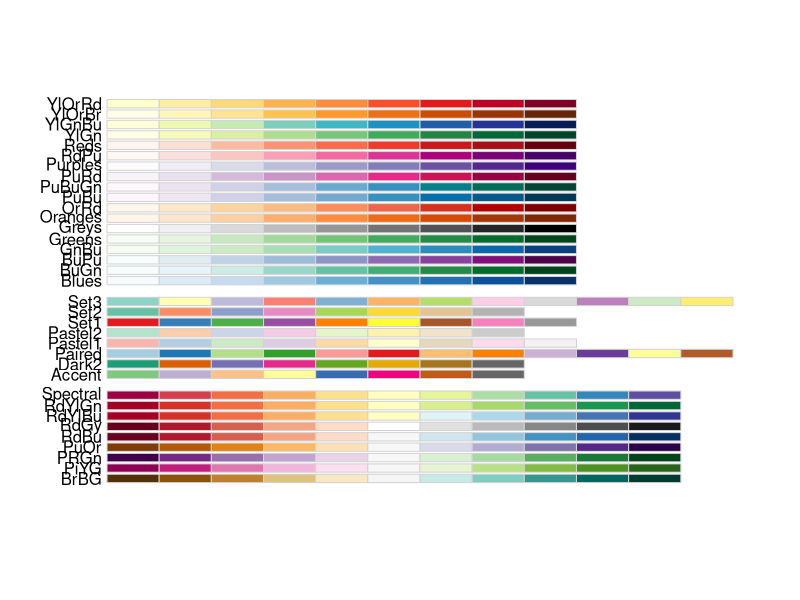
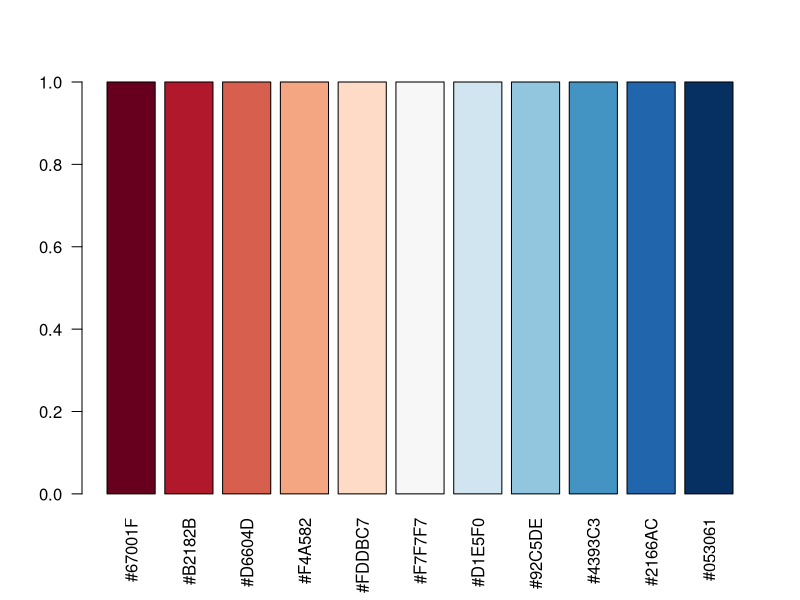
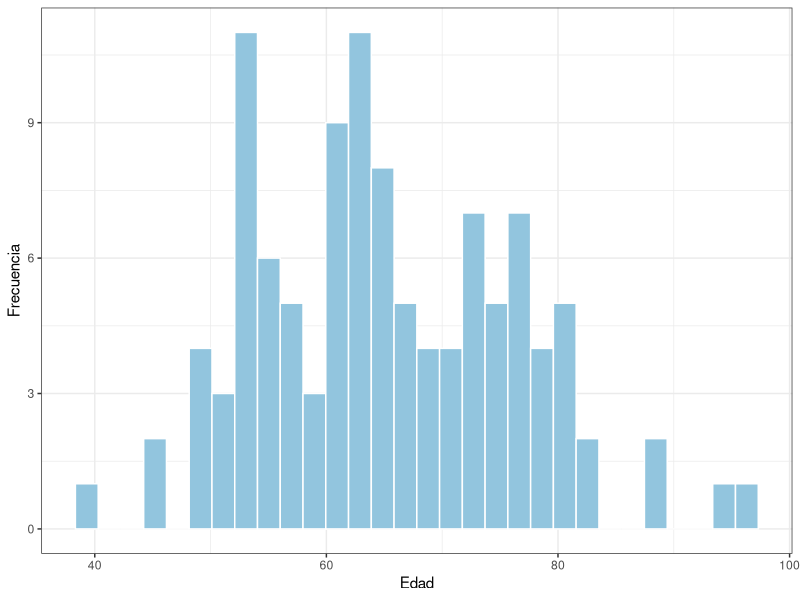
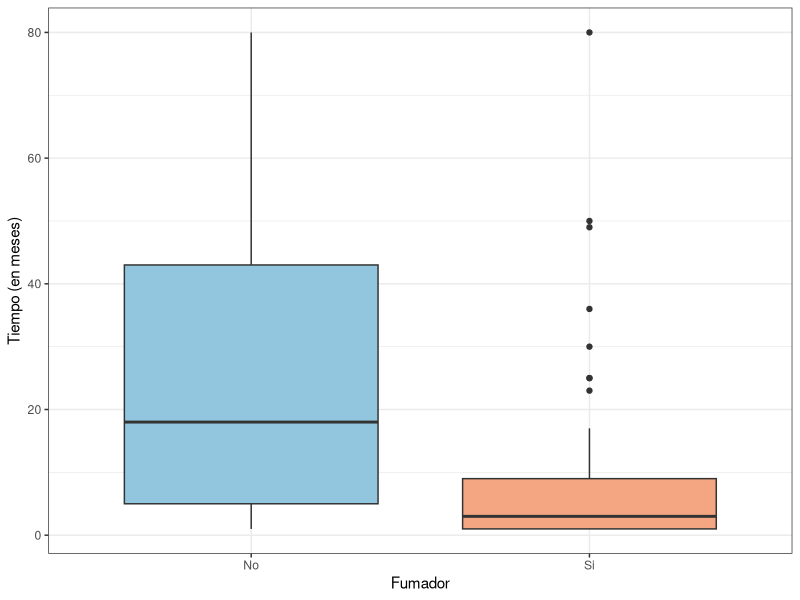
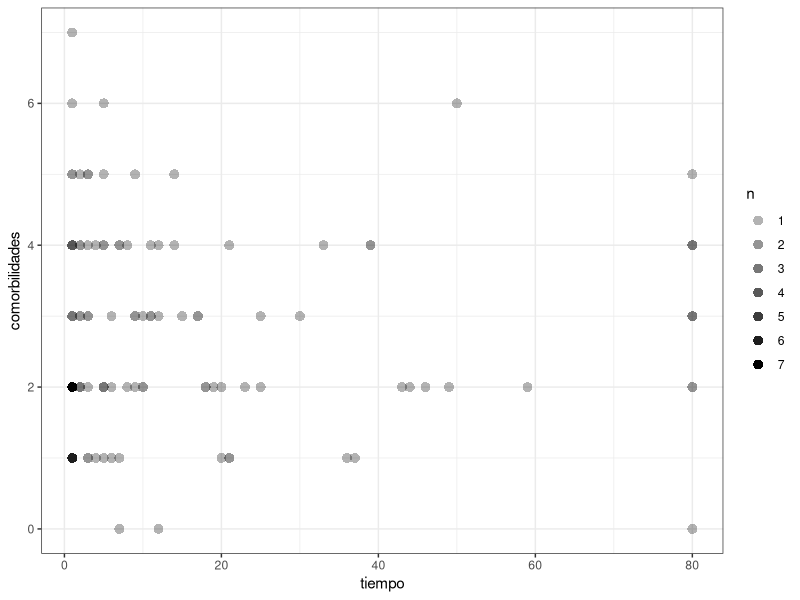
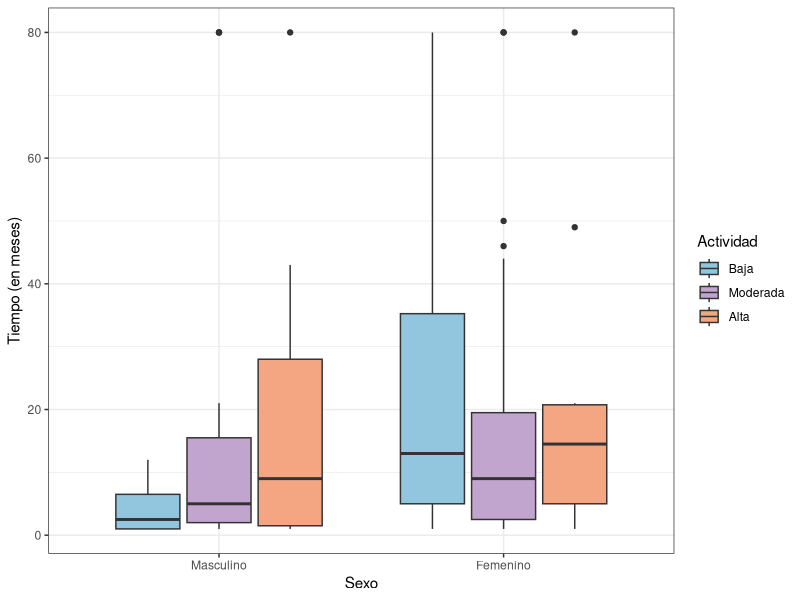
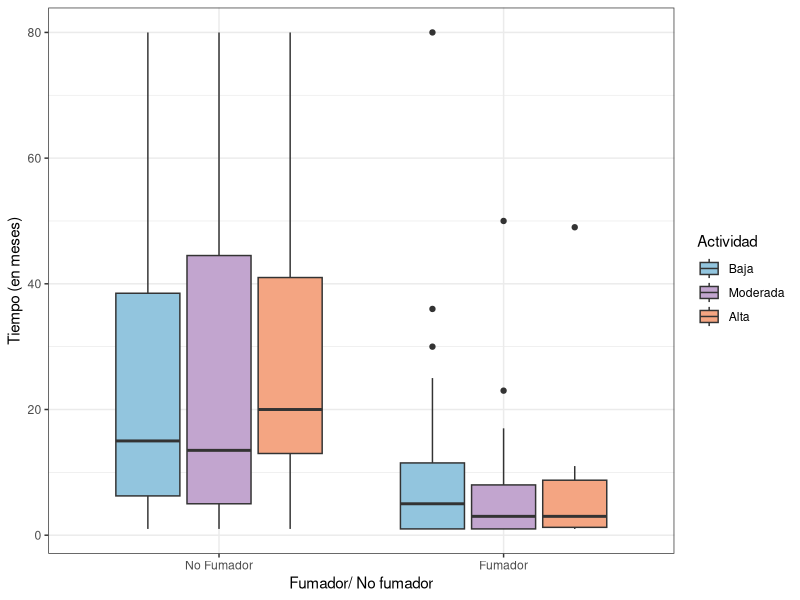

These figures' R source, in order:
## ---- chunk 1
# Creo que para ver lo de selección de modelos tenemos que hacer dummies con las variables, de última eso podemos hacer meet o juntarnos y verlo el lunes

# Te voy a pedir porfis si podés ver de arreglar los títulos de las tablas? Porque no sé qué toqué pero los rompí :P :(
## ---- chunk 2
knitr::opts_chunk$set(
  warning = FALSE,
  message = FALSE
)
## ---- chunk 3
# install.packages("bookdown")
library(readr)
library(tibble)
library(tidyverse)
library(dplyr)
library(knitr)
library(kableExtra)
library(RColorBrewer) # Paletas
library(survival)  # Manejo datos de supervivencia 
library(survminer) # Crear gráficos con la función ggsurvplot()
library(survMisc)  # Para realizar el test de tendencia
library(ggpubr)    # Manejo de gráficos con ggplot (o ggsurvplot)

# Para que las tablas, etc esté en español
# tinytex::tlmgr_install("babel-spanish")


## ---- chunk 4
# ------------ Cargando los datos  ------------
# Somos el grupo 7 así que nos corresponde el dataset 7:

datos <- read_csv("conjunto_grupo_7.csv")
summary(datos)
## ---- chunk 5
# Para ver paletas de colores: (Me gustó la RdBu, pero decime voooos)
 display.brewer.all()

# Para ver cuántos colores tiene la paleta:
 brewer.pal.info["RdBu", "maxcolors"]

#  brewer.pal.info["PRGn", "maxcolors"]

# Para que los muestre:

# display.brewer.pal(n = 11, "RdBu")
# prgn <- brewer.pal(n = 11, name = "PRGn")
# barplot(rep(1, 11), col = prgn, names.arg = prgn, las = 2)


# Para los nombres de los colores:
 brewer.pal(n = 11, name = "RdBu")

# Para ver qué color es cuál:
 colores <- brewer.pal(11, "RdBu")
 barplot(rep(1, 11), col = colores, names.arg = colores, las = 2)


# VER de ponerles nombres
# colores <- brewer.pal(11, "RdBu")
# names(colores) <- c("RojoOscuro", "Rojo", "Rosa", "Salmón", "Beige",
#                     "Gris", "Celeste", "AzulClaro", "Azul", "AzulOscuro", "AzulMuyOscuro")


## ---- chunk 6


# ------------ Análisis descriptivo ------------

 # IDEAS:
 # - Histograma de edad


# Histograma:
# VER
ggplot(datos, aes(x = edad)) +
  geom_histogram(fill = "#92C5DE", color = "white") +
  theme_bw()+
  labs(y = "Frecuencia", x = "Edad")
## ---- chunk 7

# Boxplot fumadores:
datos %>% 
  group_by(fumador) %>% 
  ggplot(aes(x = fumador, y = tiempo, fill = fumador)) + 
  geom_boxplot() +
  scale_fill_manual(values = c("#92C5DE", "#F4A582"))+
  labs (x = "Fumador", y = "Tiempo (en meses)") +
  scale_x_discrete(label = c("No", "Si")) +
  theme_bw() +
  theme(legend.position = "none") 

## ---- chunk 8


# BORRAR ???
 # VER si usar o no 
# datos %>% 
#   group_by(actividad) %>% 
#   ggplot(aes(x = actividad, y = tiempo)) + 
#   geom_boxplot() +
#   theme_bw()


 # BORRAR????
# Intentando una tabla, capaz es más útil que un gráfico en este caso:
# datos %>% 
#   group_by(actividad) %>% 
#   summarise(
#      n = n(),
#     media = mean(tiempo),
#     mediana = median(tiempo),
#     sd = sd(tiempo)
#    )

# DEJAR ESTA ?
# Esta me gusta más: todo esto lo hizo el chat no? porque lit no se como se hace
# Jeje masooo, tipo fui copiando cosas que tenía de los tp, y había cosas que le quería cambiar así que eso si le fui preguntando
datos %>% 
  # str_to_title: Para que use los niveles de actividad con mayúscula la primera letra
  # factor(...., levels): para que las ordene
  mutate(
    actividad = str_to_title(as.character(actividad)), 
        actividad = factor(actividad,
                       levels = c("Alta", "Moderada", "Baja"))) %>% 
  group_by(actividad) %>% 
  summarise(
    n = n(),
    media = mean(tiempo),
    mediana = median(tiempo),
    sd = sd(tiempo)
  ) %>%
  mutate(
    across(where(is.numeric), # Para que sólo use 2 decimales
           ~round(.x, 2))) %>%
  kable(
     caption = "\\parbox{.8\\linewidth}{Medidas descriptivas de los pacientes según nivel de actividad física}", # Para que baje el título 
     # Cortaba una palabra antes
     # NO ME CONVENCE COMO QUEDA VER
    col.names = c("Actividad", "n", "Media", "Mediana", "Desvío estándar"),
    escape = F) %>% # No me acuerdo qué hace el escape, pero creo que era para la caption
  kable_styling(latex_options = c("responsive", "hold_position"))
# responsive para que si usamos htlm se ajuste bien creo
# hold position para que no pase a otra hoja creo

## ---- chunk 9
# Comorbilidad:
ggplot(datos, aes(x = tiempo, y = comorbilidades)) +
  geom_count(aes(alpha = after_stat(n)), shape = 16, size = 3) +
  scale_alpha(range = c(0.3, 1)) +
  theme_bw()
## ---- chunk 10
datos %>% 
  mutate(comorbilidades = factor(comorbilidades)) %>% 
  group_by(comorbilidades) %>% 
  summarise(
    n = n(),
    media = mean(tiempo),
    mediana = median(tiempo),
    sd = sd(tiempo)
  ) %>%
  mutate(
    across(where(is.numeric),
           ~round(.x, 2))) %>%
  kable(
    caption = "Medidas descriptivas de los pacientes según cantidad de comorbilidades",
    col.names = c("Comorbilidades", "n", "Media", "Mediana", "Desvío estándar"),
    escape = F) %>%
  kable_styling(latex_options = c("responsive", "hold_position"))


# Sólo hay una persona que presentó 7 comorbilidades así que no se puede calcular el desvío 

## ---- chunk 11
# Intento de boxplot sexo y actividad física
datos %>% 
  mutate(
    sexo = str_to_title(as.character(sexo)),
    sexo = factor(sexo,
                  levels = c("Masculino", "Femenino")),
        actividad = str_to_title(as.character(actividad)),
    actividad = factor(actividad,
         levels = c("Baja", "Moderada", "Alta"))) %>% 
  group_by(sexo, actividad) %>%
  ggplot(aes(x = sexo, y = tiempo, fill = actividad))+
  geom_boxplot()+
  scale_fill_manual(values = c("#92C5DE", "#C2A5CF","#F4A582"))  +
  labs(x = "Sexo",
       y = "Tiempo (en meses)",
       fill = "Actividad") +
  theme_bw() 
## ---- chunk 12
# Intento de actividad física y fumadores
datos %>% 
  mutate(
        actividad = str_to_title(as.character(actividad)),
    actividad = factor(actividad,
         levels = c("Baja", "Moderada", "Alta"))) %>% 
  group_by(fumador, actividad) %>%
  ggplot(aes(x = fumador, y = tiempo, fill = actividad))+
  geom_boxplot()+
  scale_fill_manual(values = c("#92C5DE", "#C2A5CF","#F4A582"))  +
  labs(x = "Fumador/ No fumador",
       y = "Tiempo (en meses)",
       fill = "Actividad") +
  scale_x_discrete(label = c("No Fumador", "Fumador")) +
  theme_bw() 
